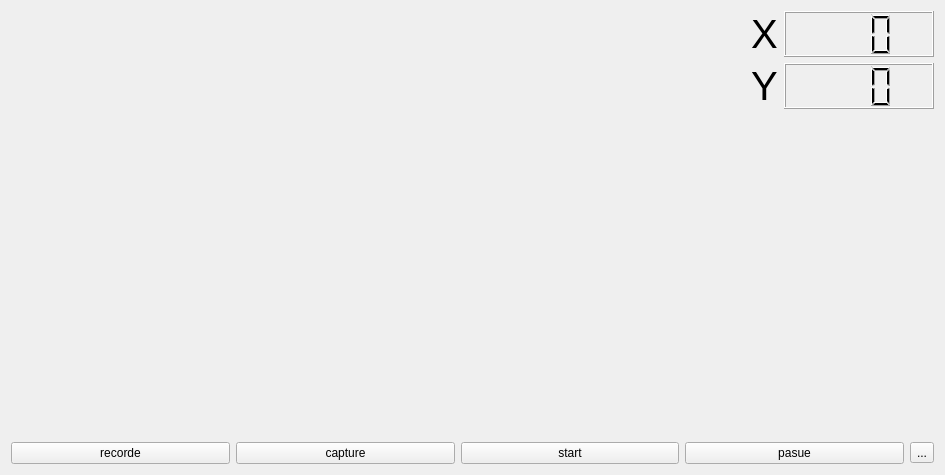
<?xml version="1.0" encoding="UTF-8"?>
<ui version="4.0">
 <class>tab1opencv_stream_test</class>
 <widget class="QWidget" name="tab1opencv_stream_test">
  <property name="geometry">
   <rect>
    <x>0</x>
    <y>0</y>
    <width>945</width>
    <height>475</height>
   </rect>
  </property>
  <property name="windowTitle">
   <string>Form</string>
  </property>
  <layout class="QVBoxLayout" name="verticalLayout_2" stretch="2,0">
   <item>
    <layout class="QHBoxLayout" name="horizontalLayout_4" stretch="8,2">
     <item>
      <widget class="QLabel" name="label_3">
       <property name="text">
        <string/>
       </property>
      </widget>
     </item>
     <item>
      <layout class="QVBoxLayout" name="verticalLayout">
       <property name="bottomMargin">
        <number>0</number>
       </property>
       <item>
        <layout class="QHBoxLayout" name="horizontalLayout_2" stretch="1,9">
         <item>
          <widget class="QLabel" name="label">
           <property name="font">
            <font>
             <pointsize>30</pointsize>
            </font>
           </property>
           <property name="text">
            <string>X</string>
           </property>
          </widget>
         </item>
         <item>
          <widget class="QLCDNumber" name="lcdNumber">
           <property name="font">
            <font>
             <pointsize>30</pointsize>
            </font>
           </property>
           <property name="digitCount">
            <number>3</number>
           </property>
          </widget>
         </item>
        </layout>
       </item>
       <item>
        <layout class="QHBoxLayout" name="horizontalLayout_3" stretch="1,9">
         <item>
          <widget class="QLabel" name="label_2">
           <property name="font">
            <font>
             <pointsize>30</pointsize>
            </font>
           </property>
           <property name="text">
            <string>Y</string>
           </property>
          </widget>
         </item>
         <item>
          <widget class="QLCDNumber" name="lcdNumber_2">
           <property name="font">
            <font>
             <pointsize>30</pointsize>
            </font>
           </property>
           <property name="digitCount">
            <number>3</number>
           </property>
          </widget>
         </item>
        </layout>
       </item>
       <item>
        <spacer name="verticalSpacer">
         <property name="orientation">
          <enum>Qt::Vertical</enum>
         </property>
         <property name="sizeHint" stdset="0">
          <size>
           <width>20</width>
           <height>40</height>
          </size>
         </property>
        </spacer>
       </item>
      </layout>
     </item>
    </layout>
   </item>
   <item>
    <layout class="QHBoxLayout" name="horizontalLayout">
     <item>
      <widget class="QPushButton" name="pushButton">
       <property name="text">
        <string>recorde</string>
       </property>
      </widget>
     </item>
     <item>
      <widget class="QPushButton" name="pushButton_2">
       <property name="text">
        <string>capture</string>
       </property>
      </widget>
     </item>
     <item>
      <widget class="QPushButton" name="pPB_Start">
       <property name="text">
        <string>start</string>
       </property>
      </widget>
     </item>
     <item>
      <widget class="QPushButton" name="pushButton_3">
       <property name="text">
        <string>pasue</string>
       </property>
      </widget>
     </item>
     <item>
      <widget class="QToolButton" name="toolButton">
       <property name="text">
        <string>...</string>
       </property>
      </widget>
     </item>
    </layout>
   </item>
  </layout>
 </widget>
 <resources/>
 <connections/>
</ui>
